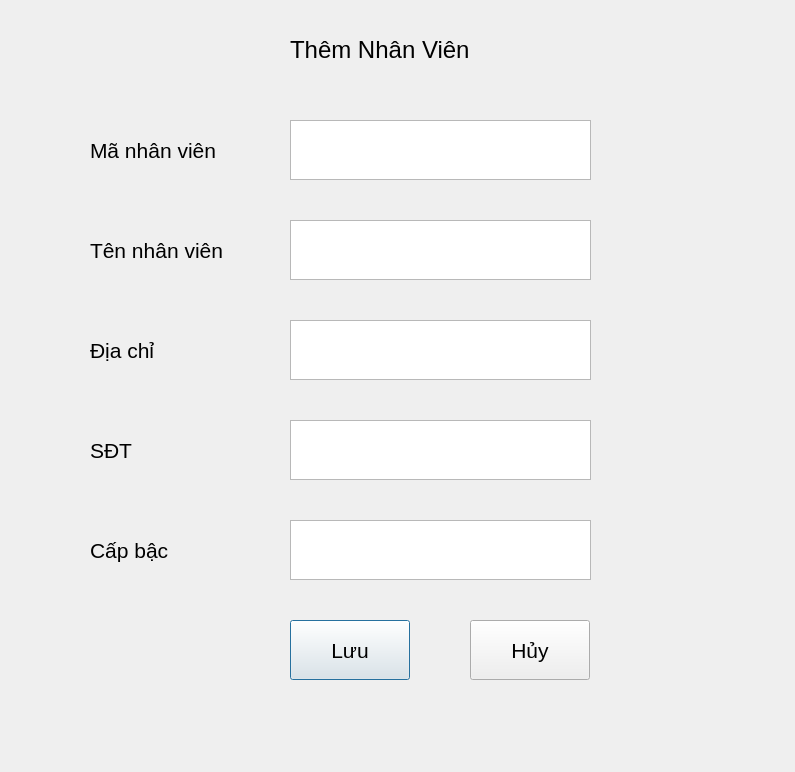
<?xml version="1.0" encoding="UTF-8"?>
<ui version="4.0">
 <class>Dialog</class>
 <widget class="QDialog" name="Dialog">
  <property name="geometry">
   <rect>
    <x>0</x>
    <y>0</y>
    <width>795</width>
    <height>772</height>
   </rect>
  </property>
  <property name="font">
   <font>
    <family>MS Shell Dlg 2</family>
    <pointsize>16</pointsize>
   </font>
  </property>
  <property name="windowTitle">
   <string>Thêm Nhân Viên</string>
  </property>
  <widget class="QLabel" name="label">
   <property name="geometry">
    <rect>
     <x>90</x>
     <y>130</y>
     <width>200</width>
     <height>40</height>
    </rect>
   </property>
   <property name="font">
    <font>
     <pointsize>16</pointsize>
    </font>
   </property>
   <property name="layoutDirection">
    <enum>Qt::LeftToRight</enum>
   </property>
   <property name="inputMethodHints">
    <set>Qt::ImhFormattedNumbersOnly</set>
   </property>
   <property name="text">
    <string>Mã nhân viên</string>
   </property>
  </widget>
  <widget class="QTextEdit" name="textEdit">
   <property name="geometry">
    <rect>
     <x>290</x>
     <y>120</y>
     <width>301</width>
     <height>60</height>
    </rect>
   </property>
   <property name="layoutDirection">
    <enum>Qt::LeftToRight</enum>
   </property>
   <property name="inputMethodHints">
    <set>Qt::ImhMultiLine</set>
   </property>
  </widget>
  <widget class="QLabel" name="label_2">
   <property name="geometry">
    <rect>
     <x>90</x>
     <y>230</y>
     <width>200</width>
     <height>40</height>
    </rect>
   </property>
   <property name="font">
    <font>
     <pointsize>16</pointsize>
    </font>
   </property>
   <property name="layoutDirection">
    <enum>Qt::LeftToRight</enum>
   </property>
   <property name="inputMethodHints">
    <set>Qt::ImhFormattedNumbersOnly</set>
   </property>
   <property name="text">
    <string>Tên nhân viên</string>
   </property>
  </widget>
  <widget class="QTextEdit" name="textEdit_2">
   <property name="geometry">
    <rect>
     <x>290</x>
     <y>220</y>
     <width>301</width>
     <height>60</height>
    </rect>
   </property>
   <property name="layoutDirection">
    <enum>Qt::LeftToRight</enum>
   </property>
   <property name="inputMethodHints">
    <set>Qt::ImhMultiLine</set>
   </property>
  </widget>
  <widget class="QLabel" name="label_3">
   <property name="geometry">
    <rect>
     <x>90</x>
     <y>330</y>
     <width>200</width>
     <height>40</height>
    </rect>
   </property>
   <property name="font">
    <font>
     <pointsize>16</pointsize>
    </font>
   </property>
   <property name="layoutDirection">
    <enum>Qt::LeftToRight</enum>
   </property>
   <property name="inputMethodHints">
    <set>Qt::ImhFormattedNumbersOnly</set>
   </property>
   <property name="text">
    <string>Địa chỉ</string>
   </property>
  </widget>
  <widget class="QTextEdit" name="textEdit_3">
   <property name="geometry">
    <rect>
     <x>290</x>
     <y>320</y>
     <width>301</width>
     <height>60</height>
    </rect>
   </property>
   <property name="layoutDirection">
    <enum>Qt::LeftToRight</enum>
   </property>
   <property name="inputMethodHints">
    <set>Qt::ImhMultiLine</set>
   </property>
  </widget>
  <widget class="QLabel" name="label_4">
   <property name="geometry">
    <rect>
     <x>90</x>
     <y>530</y>
     <width>200</width>
     <height>40</height>
    </rect>
   </property>
   <property name="font">
    <font>
     <pointsize>16</pointsize>
    </font>
   </property>
   <property name="layoutDirection">
    <enum>Qt::LeftToRight</enum>
   </property>
   <property name="inputMethodHints">
    <set>Qt::ImhFormattedNumbersOnly</set>
   </property>
   <property name="text">
    <string>Cấp bậc</string>
   </property>
  </widget>
  <widget class="QTextEdit" name="textEdit_5">
   <property name="geometry">
    <rect>
     <x>290</x>
     <y>520</y>
     <width>301</width>
     <height>60</height>
    </rect>
   </property>
   <property name="layoutDirection">
    <enum>Qt::LeftToRight</enum>
   </property>
   <property name="inputMethodHints">
    <set>Qt::ImhMultiLine</set>
   </property>
  </widget>
  <widget class="QPushButton" name="pushButton">
   <property name="geometry">
    <rect>
     <x>290</x>
     <y>620</y>
     <width>120</width>
     <height>60</height>
    </rect>
   </property>
   <property name="layoutDirection">
    <enum>Qt::LeftToRight</enum>
   </property>
   <property name="inputMethodHints">
    <set>Qt::ImhFormattedNumbersOnly</set>
   </property>
   <property name="text">
    <string>Lưu</string>
   </property>
  </widget>
  <widget class="QPushButton" name="pushButton_2">
   <property name="geometry">
    <rect>
     <x>470</x>
     <y>620</y>
     <width>120</width>
     <height>60</height>
    </rect>
   </property>
   <property name="font">
    <font>
     <stylestrategy>PreferDefault</stylestrategy>
    </font>
   </property>
   <property name="layoutDirection">
    <enum>Qt::LeftToRight</enum>
   </property>
   <property name="inputMethodHints">
    <set>Qt::ImhFormattedNumbersOnly</set>
   </property>
   <property name="text">
    <string>Hủy</string>
   </property>
  </widget>
  <widget class="QLabel" name="label_5">
   <property name="geometry">
    <rect>
     <x>290</x>
     <y>30</y>
     <width>250</width>
     <height>40</height>
    </rect>
   </property>
   <property name="font">
    <font>
     <pointsize>18</pointsize>
    </font>
   </property>
   <property name="layoutDirection">
    <enum>Qt::LeftToRight</enum>
   </property>
   <property name="inputMethodHints">
    <set>Qt::ImhFormattedNumbersOnly</set>
   </property>
   <property name="text">
    <string>Thêm Nhân Viên</string>
   </property>
  </widget>
  <widget class="QLabel" name="label_6">
   <property name="geometry">
    <rect>
     <x>90</x>
     <y>430</y>
     <width>200</width>
     <height>40</height>
    </rect>
   </property>
   <property name="font">
    <font>
     <pointsize>16</pointsize>
    </font>
   </property>
   <property name="layoutDirection">
    <enum>Qt::LeftToRight</enum>
   </property>
   <property name="inputMethodHints">
    <set>Qt::ImhFormattedNumbersOnly</set>
   </property>
   <property name="text">
    <string>SĐT</string>
   </property>
  </widget>
  <widget class="QTextEdit" name="textEdit_4">
   <property name="geometry">
    <rect>
     <x>290</x>
     <y>420</y>
     <width>301</width>
     <height>60</height>
    </rect>
   </property>
   <property name="layoutDirection">
    <enum>Qt::LeftToRight</enum>
   </property>
   <property name="inputMethodHints">
    <set>Qt::ImhMultiLine</set>
   </property>
  </widget>
 </widget>
 <resources/>
 <connections/>
</ui>
